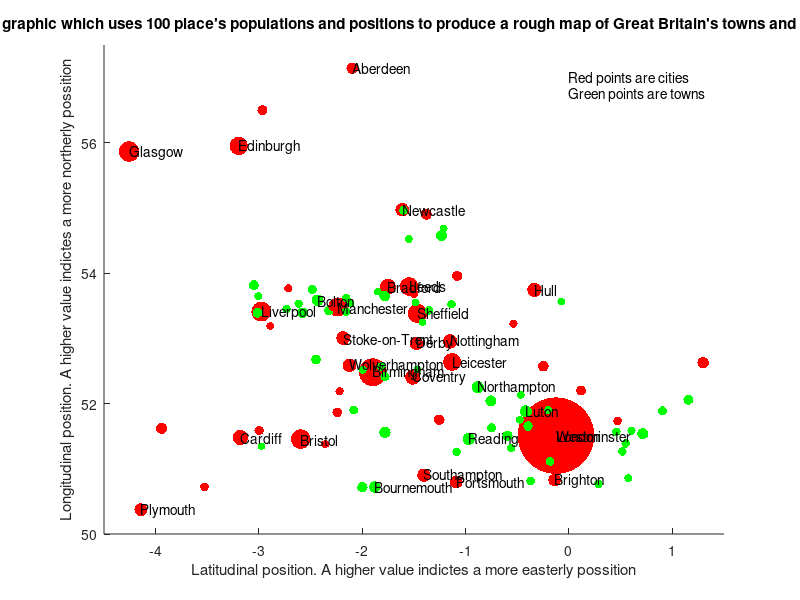

Here is the MATLAB script that generated this plot:
% GBplaces_visualiser
% this program translates the reorganised data from GBplaces.csv 
% to a plot which creates a rough map of GB.
% up to line 44 is copied from my Assessment 4, as this organises
% the data in a desirable way.
% James Clark - 24/10/2014
% Recommendation: Have the plot take up either the left half or right half
% of the screen, to keep the aspect ratio close to what's realistic.

% open the read-from file
file_id = fopen('GBplaces.csv');
% end the program if the file cannot be accessed
if (file_id == -1)
    error ('The file could not be opened. It may not be in the same folder as this program.');
end

% read the data with textscan, skipping the first line (headers)
% Delimiter of ',' as data is separated by ','
data = textscan(file_id,'%s %s %d %f %f', 'Delimiter', ',', 'HeaderLines', 1);
% data has now been accessed, and needs to be sorted into individual arrays/cells

place = data{1};
type = data{2};
population = data{3};
latitude = data{4};
longitude = data{5};

% all the data is captured now, so the file can be closed
fclose(file_id);

% now the data has to be rearranged by decreasing population
[ PopulationDecreasing, indicies ] = sort(population,'descend');

% indicies have been formed from this sort, so now the 5 data fields
% will be arranged with those indicies. This rearrangement will keep
% each row of information the same, but changes its position

placesorted = place(indicies);
typesorted = type(indicies);
populationsorted = population(indicies);
latitudesorted = latitude(indicies);
longitudesorted = longitude(indicies);

% all the fields should now be ordered as desired

% turn the place type to all lower case
typesorted = lower(typesorted);

% create a new figure window
figure

% plot a point for each row of data
% hold on keeps the previous points of data on the figure
for n =1:length(place)
    hold on
    % the size of each point depend on the place's population
    % sqrt and /300 makes all places visible, and London isn't excessively
    % large
    PointMarkerSize(n) = sqrt(double(populationsorted(n)/300)); %#ok<SAGROW>
    % if the place is city, plot a red dot
    if strcmp(typesorted(n), 'city')
    plot(longitudesorted(n),latitudesorted(n),'r.','MarkerSize',PointMarkerSize(n));
    else
    % else plot a town (plot a green dot)   
    plot(longitudesorted(n),latitudesorted(n),'g.','MarkerSize',PointMarkerSize(n));
    end
end
hold off

% Label the axis and add a title
xlabel('Latitudinal position. A higher value indictes a more easterly possition');
ylabel('Longitudinal position. A higher value indictes a more northerly possition');
title('A graphic which uses 100 place''s populations and positions to produce a rough map of Great Britain''s towns and cities');

% annotate the 30 most populous places with their names
for i = 1:30
text(longitudesorted(i),latitudesorted(i),placesorted(i));
end
% this is to illustrate that towns can be bigger than cities
% unfortunately, annotations for the pairs Leeds and Bradford,
% Westminster and London overlap. this could be solved, but complicates the
% program

% a key will be annotated in the upper rightcorner - a legend won't be used
% as there's no relationship suggested between data points
text(0,57,'Red points are cities');
text(0,56.75,'Green points are towns');

% set the limits of the axes, to remove whitespace
axis([-4.5 1.5 50 57.5]);






    